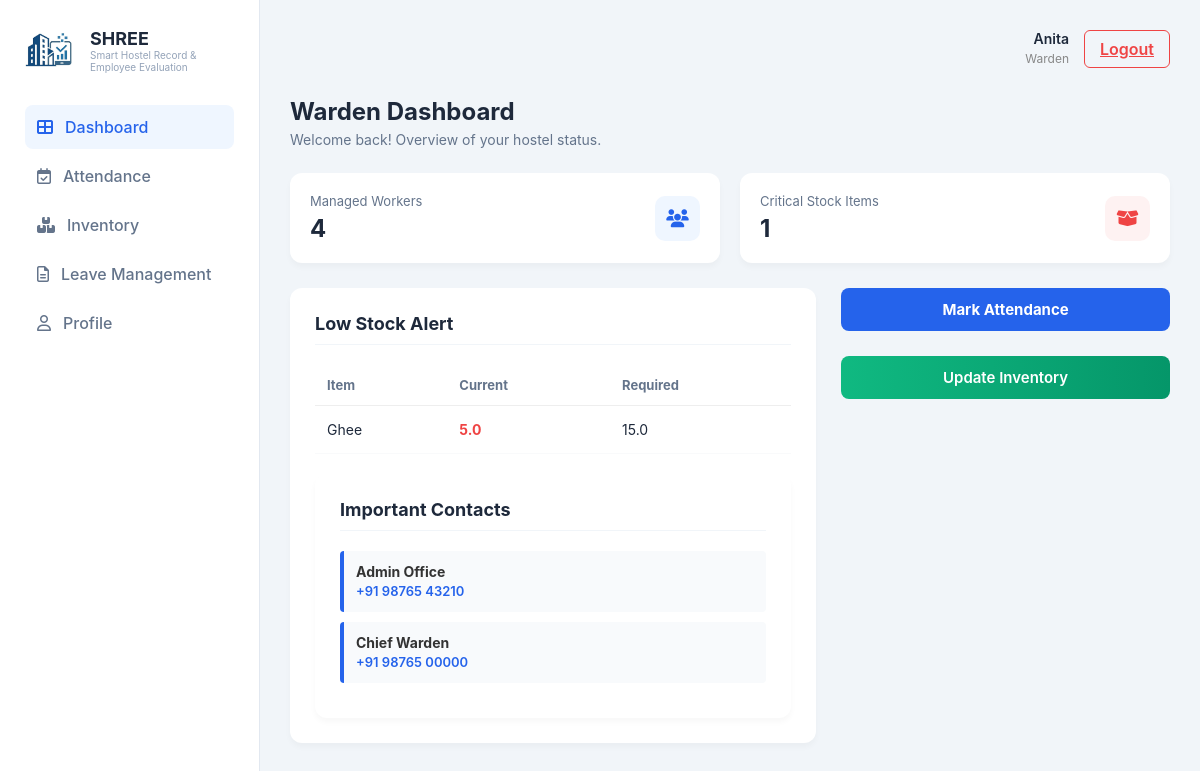
Page /accounts/dashboard/warden/ (signed in) on the committed database.
### accounts/models.py (models this page shows, shortened)
class Warden(models.Model):
    user = models.OneToOneField(User, on_delete=models.CASCADE, null=True, blank=True)
    university_record = models.OneToOneField(UniversityID, on_delete=models.CASCADE, null=True, limit_choices_to={'role': 'warden'})
    warden_id = models.CharField(max_length=20, unique=True)
    name = models.CharField(max_length=20)
    admin_id = models.ForeignKey(User, on_delete=models.SET_NULL, null=True, blank=True, related_name='managed_wardens')
    name = models.CharField(max_length=100)
    email = models.EmailField(blank=True, null=True)
    leave_balance = models.IntegerField(default=15)
    phone_number = models.CharField(max_length=10, blank=True, null=True)

class Inventory(models.Model):
    item_id = models.CharField(max_length=20, unique=True)
    item_name = models.CharField(max_length=100)
    current_stock = models.FloatField(default=0.0)
    required_stock = models.FloatField(default=0.0)
    unit = models.CharField(max_length=10, default='kg')
    is_delivered = models.BooleanField(default=False)

### accounts/views.py (the view)
# urls.py: path('dashboard/warden/', views.warden_dashboard, name='warden_dashboard'),
def warden_dashboard(request):
    if not request.user.is_authenticated:
        return redirect('warden_login')
    try:
        warden = Warden.objects.get(user=request.user)
    except Warden.DoesNotExist:
        return redirect('warden_login')
    worker_count = Worker.objects.count()
    pending_requests = LeaveRequest.objects.filter(status='Pending').order_by('-created_at')[:3]
    pending_count = LeaveRequest.objects.filter(status='Pending').count()
    incoming_shipments = DeliveryOrder.objects.filter(status='DISPATCHED').order_by('-created_at')
    low_stock_items = []
    all_inventory = Inventory.objects.all()
    for item in all_inventory:
        if item.current_stock < (item.required_stock * 0.5): # 50% threshold
            low_stock_items.append({
                'name': item.item_name,
                'current': item.current_stock,
                'required': item.required_stock,
                'percent': (item.current_stock / item.required_stock) * 100
            })
    return render(request, 'Shree1/dashboardWarden.html', {
        'warden': warden,
        'worker_count': worker_count,
        'pending_requests': pending_requests,
        'pending_count': pending_count,
        'incoming_shipments': incoming_shipments, # 👈 Yeh HTML mein OTP dikhayega
        'low_stock_items': low_stock_items,
    })

### templates/Shree1/dashboardWarden.html (shortened to what this page needs)
{% load static %}
<!doctype html>
<html lang="en">
  <head>
    <link
      rel="stylesheet"
      href="{% static 'Shree1/css/dashboardWarden.css' %}"
    />
    <link
      rel="stylesheet"
      href="https://cdnjs.cloudflare.com/ajax/libs/font-awesome/6.4.0/css/all.min.css"
    />
  </head>
  <body>
    <div class="container">
      <aside class="sidebar">
        <div class="logo-section">
          <img src="{% static 'Shree1/images/logo_img.jpeg' %}" alt="SHREE Logo" class="nav-logo-file" style="width: 48px; height: 48px; border-radius: 10px; object-fit: contain;" />
          <div>
            <h2 class="logo-name">SHREE</h2>
            <p style="font-size: 10px; color: #94a3b8">Smart Hostel Record & Employee Evaluation</p>
          </div>
        </div>
        <nav class="nav-menu">
          <a href="#" class="nav-item active"
            ><i class="fa-solid fa-table-cells-large"></i> Dashboard</a
          >
          <a href="{% url 'attendance' %}" class="nav-item"
            ><i class="fa-regular fa-calendar-check"></i> Attendance</a
          >
          <a href="{% url 'inventory' %}" class="nav-item"
            ><i class="fa-solid fa-boxes-stacked"></i> Inventory</a
          >
          <a href="{% url 'warden_leave' %}" class="nav-item"
            ><i class="fa-regular fa-file-lines"></i> Leave Management</a
          >
          <a href="{% url 'warden_profile' %}" class="nav-item"
            ><i class="fa-regular fa-user"></i> Profile</a
          >
        </nav>
      </aside>
      <main class="main-content">
        <header class="top-header">
    <div class="user-info">
        <span class="user-name">{{ warden.name|default:"Anita Warden" }}</span>
        <span class="user-role">Warden</span>
    </div>
    <div class="header-right">
        <div class="logout-container">
    <a href="javascript:void(0)" class="logout-btn" onclick="logoutUser()">
                 Logout
            </a>
          </div>
    </div>
</header>
        <section class="dashboard-intro">
          <h1>Warden Dashboard</h1>
          <p>Welcome back! Overview of your hostel status.</p>
        </section>
        <div class="stats-grid">
          <div class="stat-card">
            <div class="stat-info">
              <p>Managed Workers</p>
              <h3>{{ worker_count }}</h3>
            </div>
            <div class="stat-icon blue-bg">
              <i class="fa-solid fa-users"></i>
            </div>
          </div>
          <div class="stat-card">
            <div class="stat-info">
              <p>Critical Stock Items</p>
              <h3>{{ low_stock_items|length }}</h3>
            </div>
            <div class="stat-icon red-bg">
              <i class="fa-solid fa-box-open"></i>
            </div>
          </div>
        </div>
        <div class="main-layout-grid">
          <div class="card-panel-left">
            <h3>Low Stock Alert</h3>
            <table class="stock-table">
              <thead>
                <tr>
                  <th>Item</th>
                  <th>Current</th>
                  <th>Required</th>
                </tr>
              </thead>
              <tbody>
                {% for item in low_stock_items %}
                <tr>
                  <td>{{ item.name }}</td>
                  <td class="text-danger">{{ item.current }}</td>
                  <td>{{ item.required }}</td>
                </tr>
                {% empty %}
                <tr>
                  <td colspan="3" style="text-align: center">
                    All items are in good stock.
                  </td>
                </tr>
                {% endfor %}
              </tbody>
            </table>
            <div class="card-panel-small" style="margin-top: 20px">
              <h3>Important Contacts</h3>
              <div class="contact-box">
                <strong>Admin Office</strong>
                <span>+91 98765 43210</span>
              </div>
              <div class="contact-box">
                <strong>Chief Warden</strong>
                <span>+91 98765 00000</span>
              </div>
            </div>
          </div>
          <div class="side-column-right">
            <div class="btn-stack">
              <a
                href="{% url 'attendance' %}"
                class="btn btn-primary"
                style="
                  display: block;
                  text-align: center;
                  margin-bottom: 10px;
                  text-decoration: none;
                  padding: 12px;
                  border-radius: 8px;
                "
                >Mark Attendance</a
              >
              <a
                href="{% url 'inventory' %}"
                class="btn btn-success"
                style="
                  display: block;
                  text-align: center;
                  text-decoration: none;
                  padding: 12px;
                  border-radius: 8px;
                "
                >Update Inventory</a
              >
            </div>
          </div>
        </div>
      </main>
    </div>
  </body>
</html>

### static/Shree1/css/dashboardWarden.css (style rules this page uses)
:root { --primary-blue: #2563eb; --success-green: #10b981; --danger-red: #ef4444; --bg-light: #f1f5f9; --text-slate: #64748b; --navy-dark: #1e293b; }
:root { --primary-blue: #2563eb; --success-green: #10b981; --danger-red: #ef4444; --bg-light: #f1f5f9; }
* { margin: 0; padding: 0; box-sizing: border-box; font-family: "Inter", sans-serif; }
body { background: var(--bg-light); color: #1e293b; }
.container { display: flex; min-height: 100vh; }
.sidebar { width: 260px; background: white; padding: 25px; border-right: 1px solid #e2e8f0; position: fixed; height: 100vh; }
.logo-section { margin-bottom: 40px; display: flex; align-items: center; gap: 10px; }
.logo-name { font-size: 18px; color: #1e293b; }
.nav-item { display: flex; align-items: center; gap: 12px; padding: 12px; color: #64748b; text-decoration: none; border-radius: 8px; margin-bottom: 5px; font-weight: 500; }
.nav-item.active, .nav-item:hover { background: #eff6ff; color: var(--primary-blue); }
.main-content { flex: 1; margin-left: 260px; padding: 30px; }
.top-header { display: flex; justify-content: flex-end; align-items: center; margin-bottom: 30px; }
.user-info { text-align: right; margin-right: 15px; }
.user-name { display: block; font-weight: 600; font-size: 14px; }
.user-role { font-size: 12px; color: #888; }
.logout-btn { background: transparent; border: 1px solid var(--danger-red); color: var(--danger-red); padding: 8px 15px; border-radius: 6px; cursor: pointer; font-weight: 600; }
.dashboard-intro { margin-bottom: 25px; }
.dashboard-intro h1 { font-size: 24px; margin-bottom: 5px; }
.dashboard-intro p { color: #64748b; font-size: 14px; }
.stats-grid { display: grid; grid-template-columns: 1fr 1fr; gap: 20px; margin-bottom: 25px; }
.stat-card { background: white; padding: 20px; border-radius: 12px; display: flex; justify-content: space-between; align-items: center; box-shadow: 0 4px 6px rgba(0, 0, 0, 0.03); }
.stat-info p { font-size: 13px; color: #64748b; }
.stat-info h3 { font-size: 24px; margin-top: 5px; }
.stat-icon { width: 45px; height: 45px; border-radius: 10px; display: flex; align-items: center; justify-content: center; font-size: 18px; }
.blue-bg { background: #eff6ff; color: var(--primary-blue); }
.red-bg { background: #fef2f2; color: var(--danger-red); }
.main-layout-grid { display: grid; grid-template-columns: 1.6fr 1fr; gap: 25px; align-items: start; }
.card-panel-left, .card-panel-small { background: white; padding: 25px; border-radius: 12px; box-shadow: 0 4px 6px rgba(0, 0, 0, 0.03); }
.card-panel-left h3, .card-panel-small h3 { font-size: 18px; margin-bottom: 20px; color: #1e293b; border-bottom: 1px solid #f1f5f9; padding-bottom: 10px; }
.side-column-right { display: flex; flex-direction: column; gap: 20px; }
.btn-stack { display: flex; flex-direction: column; gap: 15px; }
.btn { padding: 16px; border-radius: 10px; text-align: center; text-decoration: none; font-weight: 700; font-size: 15px; border: none; cursor: pointer; transition: 0.2s; }
.btn-primary { background: var(--primary-blue); color: white; }
.btn-success { background: var(--success-green); color: white; }
.contact-box { padding: 12px; background: #f8fafc; border-left: 4px solid var(--primary-blue); border-radius: 4px; margin-bottom: 10px; }
.contact-box strong { display: block; font-size: 14px; color: #333; }
.contact-box span { color: var(--primary-blue); font-size: 13px; font-weight: 600; }
.stock-table { width: 100%; border-collapse: collapse; }
.stock-table th { text-align: left; padding: 12px; color: #64748b; font-size: 13px; border-bottom: 1px solid #eee; }
.stock-table td { padding: 15px 12px; border-bottom: 1px solid #f9fafb; font-size: 14px; }
.text-danger { color: var(--danger-red); font-weight: 600; }
.nav-logo-file { width: 50px !important; height: 50px !important; border-radius: 8px; object-fit: cover; }
.logo-section { display: flex; align-items: center; gap: 15px; margin-bottom: 30px; }
.btn-success { width: 100%; background: linear-gradient(to right, #10b981, #059669); color: white; padding: 12px; border-radius: 10px; border: none; font-weight: 600; cursor: pointer; }
.side-column-right .btn { width: 100%; margin-bottom: 10px; display: flex; align-items: center; justify-content: center; gap: 10px; }
.contact-box { transition: 0.3s; }
.blue-bg { background: #eff6ff; color: #2563eb; }
.red-bg { background: #fef2f2; color: #ef4444; }
.text-danger { color: var(--danger-red); font-weight: bold; }

### rows in the picture
Warden: name "Anita"
Inventory: name "Ghee", current "5.0", required "15.0"

### other values in the picture
{{ worker_count }} "4"
{{ low_stock_items|length }} "1"
